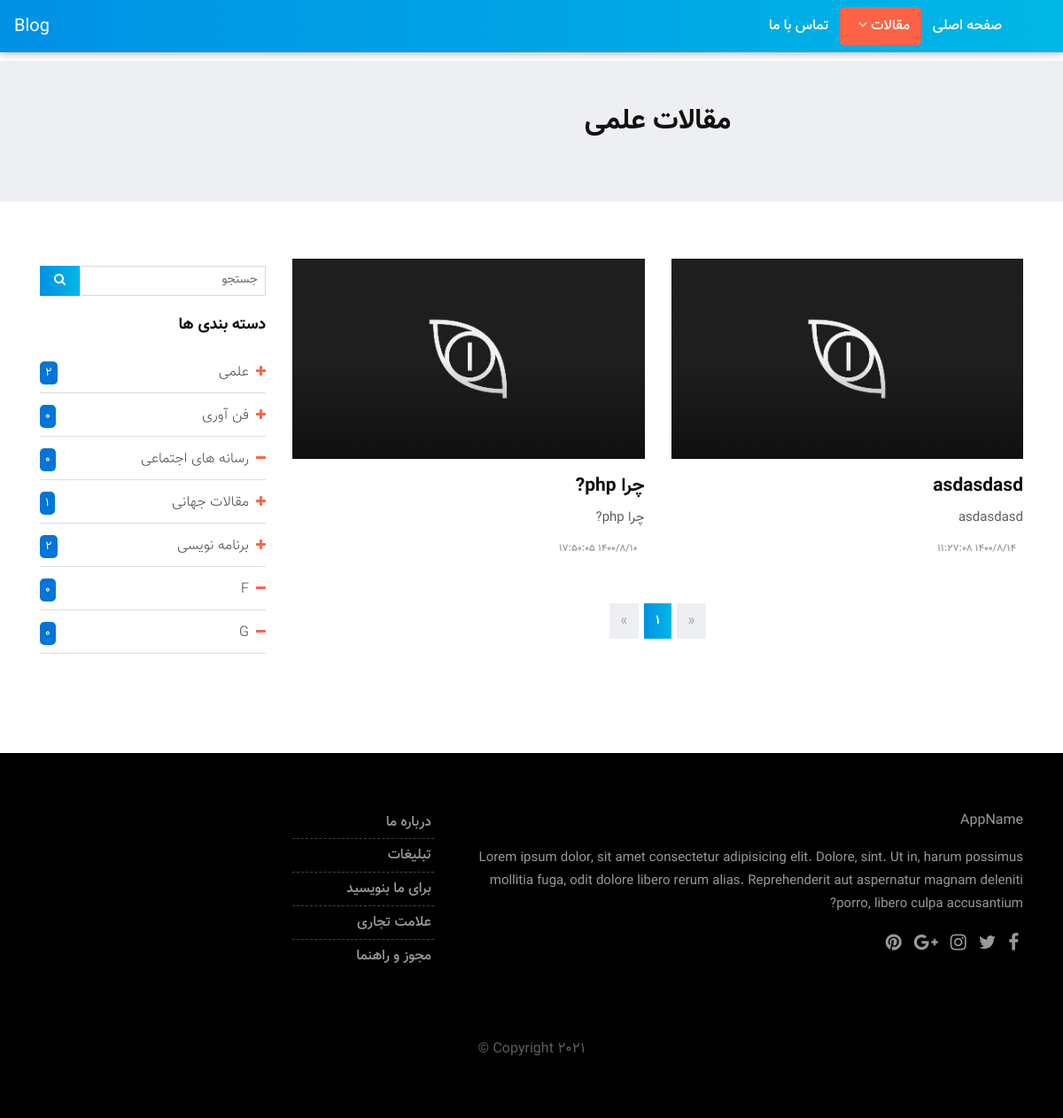
The app's page /articles.php?cid=1&page=1 with its own data.
### tables this page shows
CREATE TABLE `groups` (
  `id` int(10) UNSIGNED NOT NULL,
  `title` varchar(100) NOT NULL,
  `parent_id` int(10) UNSIGNED NOT NULL
);

CREATE TABLE `articles` (
  `id` int(10) UNSIGNED NOT NULL,
  `title` varchar(225) NOT NULL,
  `cat_id` int(10) UNSIGNED NOT NULL,
  `sub_cat_id` int(10) UNSIGNED NOT NULL,
  `short_desc` text NOT NULL,
  `long_desc` longtext NOT NULL,
  `tiny_image` text NOT NULL,
  `status` tinyint(1) NOT NULL,
  `seo_keywords` text NOT NULL,
  `seo_desc` text NOT NULL,
  `count_view` bigint(20) NOT NULL,
  `created_date_time` datetime NOT NULL
);

### init.php (called while the page is built, shortened)
<?php
$page=isset($_GET['page'])?(int)$_GET['page']:1;
require_once 'lib/base.php';
require_once 'lib/jdf.php';
if (strstr($_SERVER['REQUEST_URI'],'/admin/')) {
	require_once 'lib/backend.php';
	$backend=new Backend();
}else{
	require_once 'lib/frontend.php';
	$frontend=new Frontend();
	$cid=$frontend->toInt($frontend->get('cid'));
	$c=$frontend->toInt($frontend->get('c'));
	$s=$frontend->toInt($frontend->get('s'));
	$title=$frontend->safeString($frontend->get('title'));
}

### lib/frontend.php (called while the page is built, shortened)
<?php
class Frontend extends Base{
	public function createSeoUrl($url){
		$url=mb_strtolower($url);
		$url=str_ireplace(' ','-',$url);
		return SITE_URL.$url;
	}
	public function getCountArticle($cat_id,$sub_cat_id=0){
		$cat_id=$this->toInt($cat_id);
		$sub_cat_id=$this->toInt($sub_cat_id);
		$q="SELECT COUNT(*) AS n FROM articles WHERE cat_id='$cat_id' ";
		if ($sub_cat_id>0) {
			$q.=" AND sub_cat_id='$sub_cat_id' ";
		}
		$r=$this->query($q);
		$row=$this->getRow($r);
		return $row['n'];
	}
	public function getArticlesWithCatId($id,$m){
		global $page;
		$id=$this->toInt($id);
		$n=($page*$m)-$m;
		$ret=[];
		$q1="SELECT COUNT(*) as n FROM articles WHERE status='1' ";
		$r1=$this->query($q1);
		$count=$this->getRow($r1);
		$totalPage=ceil($count['n']/$m);
		$q2="SELECT * FROM articles WHERE status='1' AND cat_id='$id' ORDER BY id DESC LIMIT $n,$m ";
		$r2=$this->query($q2);
		$ret['result']=$r2;
		$ret['totalRow']=$count['n'];
		$ret['totalPage']=$totalPage;
		return $ret;
	}
}

### lib/jdf.php (called while the page is built, shortened)
<?php
function tr_num($str, $mod = 'en', $mf = '٫') {
  $num_a = array('0', '1', '2', '3', '4', '5', '6', '7', '8', '9', '.');
  $key_a = array('۰', '۱', '۲', '۳', '۴', '۵', '۶', '۷', '۸', '۹', $mf);
  return ($mod == 'fa') ? str_replace($num_a, $key_a, $str) : str_replace($key_a, $num_a, $str);
}
function gregorian_to_jalali($gy, $gm, $gd, $mod = '') {
   list($gy, $gm, $gd) = explode('_', tr_num($gy . '_' . $gm . '_' . $gd));
  $g_d_m = array(0, 31, 59, 90, 120, 151, 181, 212, 243, 273, 304, 334);
  $gy2 = ($gm > 2) ? ($gy + 1) : $gy;
  $days = 355666 + (365 * $gy) + ((int) (($gy2 + 3) / 4)) - ((int) (($gy2 + 99) / 100)) + ((int) (($gy2 + 399) / 400)) + $gd + $g_d_m[$gm - 1];
  $jy = -1595 + (33 * ((int) ($days / 12053)));
  $days %= 12053;
  $jy += 4 * ((int) ($days / 1461));
  $days %= 1461;
  if ($days > 365) {
    $jy += (int) (($days - 1) / 365);
    $days = ($days - 1) % 365;
  }
  if ($days < 186) {
    $jm = 1 + (int) ($days / 31);
    $jd = 1 + ($days % 31);
  } else {
    $jm = 7 + (int) (($days - 186) / 30);
    $jd = 1 + (($days - 186) % 30);
  }
  return ($mod == '') ? array($jy, $jm, $jd) : $jy . $mod . $jm . $mod . $jd;
}

### articles.php (the view, shortened to what this page needs)
<?php require_once 'init.php';
$getCat=$frontend->getGroup($cid);
$articles=$frontend->getArticlesWithCatId($cid,6);
$articleRes=$articles['result'];
?>
<!DOCTYPE html>
<html lang="en">
  <link href="css/bootstrap.css" rel="stylesheet">
  <link href="css/font-awesome.min.css" rel="stylesheet">
  <link href="css/style.css" rel="stylesheet">
  <link href="css/style2.css" rel="stylesheet">
  <link href="css/responsive.css" rel="stylesheet">
  <link href="css/colors.css" rel="stylesheet">
  <link href="css/version/tech.css" rel="stylesheet">
</head>
<body>
  <div id="wrapper">
    <?php require_once 'template/nav.php'; ?>
    <div class="page-title lb single-wrapper" dir="rtl">
      <div class="container">
        <div class="row">
          <div class="col-lg-9 col-md-9 col-sm-12 col-xs-12 text-center">
            <h1>مقالات <?php print $getCat['title']; ?></h1>
            </div>
            </div>
            </div>
            </div>
            <section class="section">
              <div class="container">
                <div class="row">
                  <div class="col-lg-9 col-md-12 col-sm-12 col-xs-12">
                    <div class="page-wrapper">
                      <div class="blog-grid-system">
                        <div class="row">
                          <?php
                          if ($articleRes->num_rows==0) {
                            ?>
                            <div class="col-md-12 alert alert-warning">چیزی در مقالات
                            <span class="bg-orange text-white p-1" style="border-radius: 5px;"><?php print $getCat['title']; ?></span>
                          یافت نشد</div>
                            <?php
                          }else{
                            while ($articleRow=$frontend->getRow($articleRes)) {
                            $url1=$frontend->createSeoUrl("articles/$articleRow[id]/$articleRow[title]/");
                            ?>
                            <div class="col-md-6">
                              <div class="blog-box">
                                <div class="post-media">
                                  <a href="<?php print $url1; ?>" title="">
                                    <img src="<?php print $articleRow['tiny_image']; ?>" alt="<?php print $articleRow['title'] ?>" class="img-fluid">
                                    <div class="hovereffect">
                                      </div>
                                    </a>
                                    </div>
                                    <div class="blog-meta big-meta">
                                      <h4><a href="<?php print $url1; ?>" title=""><?php print $articleRow['title'] ?></a></h4>
                                      <p><?php print $articleRow['short_desc'] ?></p>
                                      <small><a href="javascript:void(0);" title=""><?php print $frontend->persianDate($articleRow['created_date_time']); ?></a></small>
                                      </div>
                                      </div>
                                      </div>
                                      <?php
                                      }
                                      ?>
                                        <?php
                                        $url1="?cid=$cid";
                                        ?>
                                        <div class="mx-auto">
                                     <?php $frontend->pagination($url1,$articles['totalPage']); ?>
                                        </div>
                                        <?php
                                      }
                                        ?>
                                    </div>
                                    </div>
                                  </div>
                                </div>
                                  <?php require_once 'template/sidebar.php'; ?>
                                </div>
                              </section>
                                      <?php require_once 'template/footer.php'; ?>
                                      </div>
                                    </body>
                                  </html>

### template/sidebar.php (shortened to what this page needs)
<div class="mt-2 col-lg-3 col-md-12 col-sm-12 col-xs-12">
   <form action="search.php" method="get">
      <div class="input-group input-group-sm" style="width: 100%;">
         <input value="<?php print $title; ?>" type="text" name="title" class="form-control float-right" placeholder="جستجو">
         <div class="input-group-append">
            <button type="submit" value="1" class="btn btn-default"><i class="fa fa-search"></i></button>
         </div>
      </div>
   </form>
   <div class="sidebar">
      <div class="widget mt-4">
         <h2 class="widget-title">دسته بندی ها</h2>
         <div class="blog-list-widget">
            <?php
            $resultMainGroups=$frontend->getGroupsList();
            while ($mainGroups=$frontend->getRow($resultMainGroups))
            {
               $resultSubGroups=$frontend->getGroupsList($mainGroups['id']);
               $iconGroup=($resultSubGroups->num_rows>0) ? '<i class="pl-2 fa fa-plus open-menu" data-child="1" style="font-size: 14px;color:#ff6347;"></i>' : '<i class="pl-2 fa fa-minus close-menu" data-child="0" style="font-size: 14px;color:#ff6347;"></i>';
               $activeMainGroup=($c==$mainGroups['id'])? 'active': '';;
             ?>
            <div class="list-group <?php print $activeMainGroup; ?>" style="border-bottom: 1px solid #ddd;margin-top:13px;">
               <span class="list-group-item list-group-item-action flex-column align-items-start">
                  <div class="w-100 justify-content-between" style="height:35px;">
                     <p class="text-white bg-primary float-left" style="font-size: 13px;padding:0 6px ;border-radius: 5px;"><?php print $frontend->getCountArticle($mainGroups['id']) ?></p>
                     <div class="float-right">
                        <?php print $iconGroup; ?>
                     </div>
                     <a class="a-text" style="font-weight: 100;color:#444;" href="search.php?c=<?php print $mainGroups['id'].'&s='.$s.'&title='.$title; ?>" ><?php print $mainGroups['title']; ?></a>
                  </div>
               </span>
            </div>
            <?php
            }
             ?>
         </div>
      </div>
                     </div>
                     </div>

### css/style.css (style rules this page uses)
a { text-decoration: none; }
.open-menu,.close-menu { cursor: pointer; }

### css/style2.css (style rules this page uses)
body { font-family: 'Vazir', sans-serif !important; line-height: 26px; background-color: #ffffff; }
h1, h2, h3, h4, h5, body, p, .topbar-section, .navbar-inverse .navbar-nav .nav-link, .header .dropdown-menu, .navbar-nav .nav-link { font-family: 'Vazir', sans-serif !important; }
h1, h2, h3, h4, h5, h6 { font-weight: 700; line-height: 1.4; color: #111111; }
h1 { font-size: 32px; line-height: 40px; margin-bottom: 23px }
h2 { font-size: 27px; line-height: 38px; margin-bottom: 20px }
h4 { font-size: 19px; line-height: 29px; margin-bottom: 14px }
a { color: #111111; }
body, p { color: #5e5e5e; }
p { margin-bottom: 26px; font-size: 15px; line-height: 26px; }
a { text-decoration: none !important; }
.post-media img { width: 100%; }
.section { padding: 4rem 0; display: block; position: relative; background-color: #ffffff; direction: rtl; }
.post-media img, .masonry-box img { -webkit-transition: all .3s ease-in-out; -moz-transition: all .3s ease-in-out; -ms-transition: all .3s ease-in-out; -o-transition: all .3s ease-in-out; transition: all .3s ease-in-out; -webkit-transform: scale(1); -moz-transform: scale(1); -ms-transform: scale(1); -o-transform: scale(1); transform: scale(1); }
.page-title { padding: 3rem 0; background-color: #edeff2; }
.blog-meta h4 { padding: 1rem 0 0.5rem; margin: 0; font-size: 21px; }
.blog-meta.big-meta h4 { padding: 1rem 0 0.6rem; margin: 0; font-size: 28px; }
.blog-meta.big-meta p { margin-bottom: 0.5rem; padding-bottom: 0; }
.blog-meta small { font-size: 11px; display: inline-block; margin-bottom: 0; padding-bottom: 0; color: #111111; font-weight: bold; text-transform: uppercase; margin-right: 0.5rem; }
.blog-meta small:after { content: "/"; padding-left: 1rem; }
.blog-meta small:last-child:after { content: "" }
.post-media { position: relative; overflow: hidden; }
.hovereffect { position: absolute; top: 0; opacity: 0; left: 0; right: 0; bottom: 0; background-color: rgba(0, 0, 0, 0.2); -webkit-transition: all .3s ease-in-out; -moz-transition: all .3s ease-in-out; -ms-transition: all .3s ease-in-out; -o-transition: all .3s ease-in-out; transition: all .3s ease-in-out; zoom: 1; filter: alpha(opacity=0); opacity: 0.5; background: -moz-linear-gradient(0deg, rgba(0, 0, 0, 1) 0%, rgba(0, 0, 0, 0.1) 50%); background: -webkit-linear-gradient(0deg, rgba(0, 0, 0, 1) 0%, rgba(0, 0, 0, 0.1) 50%); background: linear-gradient(0deg, rgba(0, 0, 0, 1) 0%, rgba(0, 0, 0, 0.1) 50%); filter: progid: DXImageTransform.Microsoft.gradient( startColorstr='#000000', endColorstr='#00000000', GradientType=1); }
.blog-grid-system .blog-meta.big-meta h4 { font-size: 21px; }
.blog-video-system .col-md-12, .blog-grid-system .col-md-6 { margin-bottom: 3rem; }
.sidebar .widget { position: relative; display: block; margin-bottom: 3rem; }
.sidebar a { color: rgba(0, 0, 0, 0.6); }
.sidebar .widget-title { display: block; font-size: 18px; margin: 0 0 2rem; padding: 0; line-height: 1; }
.blog-list-widget .list-group-item { padding: 0; border: 0; margin: 0; background-color: transparent; }
.blog-list-widget .w-100 { display: block; }
.btn { background-color: #111111; border: 0 none; border-radius: 0; font-size: 14px; font-weight: bold; text-transform: none; }

### css/version/tech.css (style rules this page uses)
body { background-color: #ffffff; }
h1, h2, h3, h4, h5, body, .navbar-toggleable-md .navbar-nav .nav-link, .market-header, .btn, .dropdown-item, .form-control, p { font-family: 'Vazir', sans-serif !important; }
h1, h2, h3, h4, h5 { font-weight: 600; }
.blog-meta.big-meta h4 { font-size: 24px; }
.single-wrapper { margin-top: 3.5rem; }
.blog-meta small a, .blog-meta small { font-weight: 500; color: #999 !important; }
.btn, .page-link:hover, .page-link:focus, .btn:hover, .btn:focus { color: #ffffff !important; background: rgba(0, 0, 0, 0) linear-gradient(to right, #0091e5 0px, #00b7e5 100%) repeat scroll 0 0 !important }

### records on screen
groups: title "علمی", CountArticle "2"
articles: tiny_image (picture), title "asdasdasd", short_desc "asdasdasd", created_date_time "1400/8/14 11:27:08"
articles: tiny_image (picture), title "چرا php?", short_desc "چرا php?", created_date_time "1400/8/10 17:50:05"
groups: CountArticle "0", title "فن آوری"
groups: CountArticle "0", parent_id 0 (drawn), title "رسانه های اجتماعی"
groups: CountArticle "1", title "مقالات جهانی"
groups: CountArticle "2", title "برنامه نویسی"
groups: CountArticle "0", title "F"
groups: CountArticle "0", title "G"
